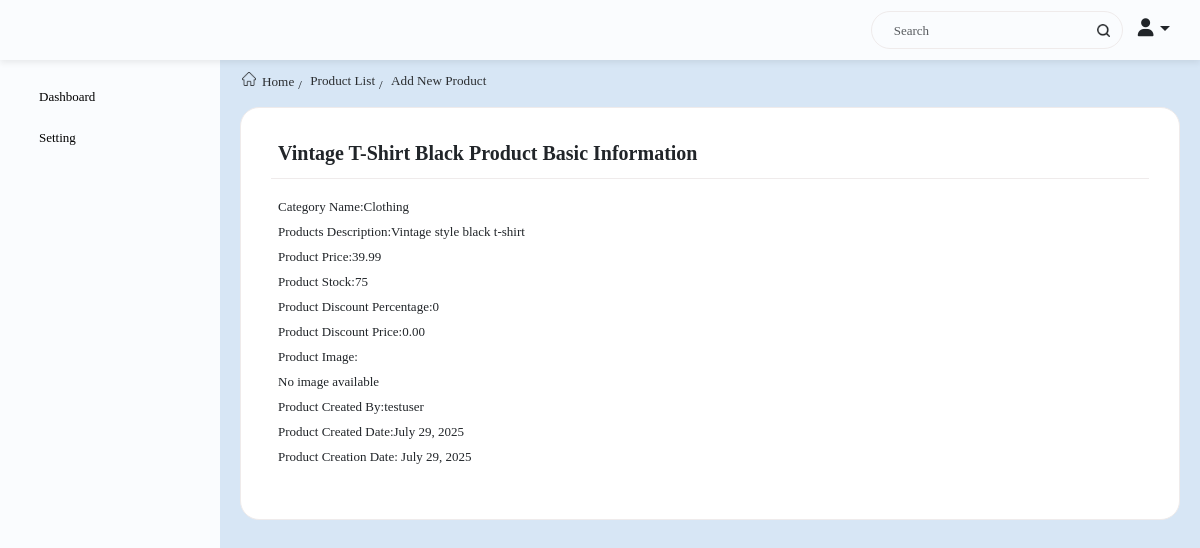
/backend/product/4/ (signed in), run on the app's committed database.
### ecom_app/models.py (models this page shows, shortened)
class Product(models.Model):
    product_name = models.CharField(max_length=100, unique=True)
    product_slug = models.SlugField(max_length=100, unique=True, blank=True)
    product_image = models.ImageField(
        upload_to="ecommerce/product_images/", blank=True, null=True
    )
    product_image_url = models.URLField(max_length=500, blank=True, null=True,
                                     help_text="Optional. You can provide a URL to an image instead of uploading a file.")
    main_category = models.ForeignKey(
        ProductMainCategory, on_delete=models.CASCADE, related_name="products"
    )
    sub_category = models.ForeignKey(
        ProductSubCategory,
        on_delete=models.CASCADE,
        related_name="products",
        blank=True,
        null=True,
    )
    price = models.DecimalField(max_digits=10, decimal_places=2)
    stock = models.IntegerField(default=0)
    is_featured = models.BooleanField(default=False)
    total_views = models.IntegerField(default=0)
    description = models.TextField(blank=True, null=True)
    discount_percentage = models.PositiveIntegerField( default=0, blank=True, null=True)
    discount_price = models.DecimalField(max_digits=5, decimal_places=2, default=0.00 , blank=True, null=True)
    created_by = models.ForeignKey(
        User, on_delete=models.CASCADE, related_name="product_created_by"
    )
    updated_by = models.ForeignKey(
        User,
        on_delete=models.CASCADE,
        related_name="product_updated_by",
        blank=True,
        null=True,
    )
    created_at = models.DateTimeField(auto_now_add=True)
    updated_at = models.DateTimeField(auto_now_add=False, blank=True, null=True)
    is_active = models.BooleanField(default=True)
    class Meta:
        db_table = "product"
        verbose_name_plural = "Products"
        ordering = ["-is_active"]

class ProductMainCategory(models.Model):
    main_cat_name = models.CharField(max_length=100, unique=True)
    cat_slug = models.SlugField(max_length=100, unique=True, blank=True)
    cat_image = models.ImageField(
        upload_to="ecommerce/category_images/", blank=True, null=True
    )
    cat_image_url = models.URLField(max_length=500, blank=True, null=True,
                                  help_text="Optional. You can provide a URL to an image instead of uploading a file.")
    description = models.TextField(blank=True, null=True)
    cat_ordering = models.IntegerField(default=0)
    created_by = models.ForeignKey(
        User, on_delete=models.CASCADE, related_name="category_created_by"
    )
    updated_by = models.ForeignKey(
        User,
        on_delete=models.CASCADE,
        related_name="category_updated_by",
        blank=True,
        null=True,
    )
    created_at = models.DateTimeField(auto_now_add=True)
    updated_at = models.DateTimeField(auto_now_add=False, blank=True, null=True)
    is_active = models.BooleanField(default=True)
    class Meta:
        db_table = "product_category"
        verbose_name_plural = "Product Categories"
        ordering = ["-is_active", "cat_ordering"]

### ecom_app/views.py (the view)
    @login_required
    def wrapper(request, *args, **kwargs):
        if not request.user.is_staff:
            return redirect('dashboard_login')
        return view_func(request, *args, **kwargs)

### ecom_app/common_func.py (called while the page is built)
def checkUserPermission(request, access_type, menu_url):
    try:
        user_permissions = {
            "can_view": "can_view",
            "can_add": "can_add",
            "can_update": "can_update",
            "can_delete": "can_delete",
        }
        if request.user.is_superuser: return True
        check_user_permission = UserPermission.objects.filter(
            user_id=request.user.id, is_active=True, **{user_permissions[access_type]: True}, menu__menu_url=menu_url,
        )
        if check_user_permission: return True
        else: return False
    except:
        return False

### ecom_app/context_processors.py (called while the page is built)
def menu_items(request):
    menu_list             = UserPermission.objects.filter(user_id=request.user.id, menu__is_main_menu=True, can_view=True, menu__parent_id=0, menu__is_active=True, menu__deleted=False, is_active=True).select_related('menu','user')
    search_menu_list      = UserPermission.objects.filter(user_id=request.user.id, can_view=True, menu__is_active=True, menu__deleted=False, is_active=True).select_related('menu','user')
    return {'main_menu_list':  menu_list, 'search_menu_list': search_menu_list}

def get_cart_item(request):
    cart_items = []
    amount_summary = {
        'sub_total_amount': 0,
        'total_vat': 0,
        'total_discount': 0,
        'grand_total': 0,
    }
    if request.user.is_authenticated:
        try:
            customer = Customer.objects.filter(user=request.user).first()
            if customer:
                cart_items = OrderCart.objects.filter(customer=customer, is_active=True, is_order=False)
        except (OrderCart.DoesNotExist, Customer.DoesNotExist):
            cart_items = []
    amount_summary = cart_amount_summary(request)
    return {'cart_item_count': len(cart_items), 'cart_items': cart_items, 'amount_summary': amount_summary}

### ecom_app/views.py (called while the page is built)
def staff_required(view_func):
    @login_required
    def wrapper(request, *args, **kwargs):
        if not request.user.is_staff:
            return redirect('dashboard_login')
        return view_func(request, *args, **kwargs)
    return wrapper

@staff_required
def product_detail(request, pk):
    if not checkUserPermission(request, "can_view", "backend/product-list/"):
        return render(request, "403.html")
    product = get_object_or_404(Product, pk=pk)
    context = {
        'product': product
    }
    return render(request, "product/product_detail.html", context)

### ecom_app/templates/product/product_detail.html (shortened to what this page needs)
{% extends 'base.html' %}
{% block content %}
<div class="title-box">
    <div class="title-box">
        <div class="breadcrumbs">
            <ul class="breadcrumbs-list">
                <li><a href="/"><span><img src="/static/images/icons/Home.svg" alt="more"></span>Home</a></li>
                <li><a href="{% url 'product_list' %}">Product List</a></li>
                <li><a href="">Add New Product</a></li>
            </ul>
        </div>
    </div>
</div>
<div class="main_content">
    <div class="view_box mt-3" style="margin-bottom:15px;">
        <div class="col-sm-12">
            <div class="view_title">
                <div class="purchase-request">
                    <div class="prInformation">
                        <h3>{{product.product_name}} Product Basic Information</h3>
                    </div>
                </div>
            </div>
            <div class="purchase-request">
                <div class="prInformation">
                <p>Category Name:{{product.main_category.main_cat_name}}</p>
                <p>Products Description:{{product.description}}</p>
                <p>Product Price:{{product.price}}</p>
                <p>Product Stock:{{product.stock}}</p>
                <p>Product Discount Percentage:{{product.discount_percentage}}</p>
                <p>Product Discount Price:{{product.discount_price}}</p>
                <p>Product Image:</p>
                {% if product.product_image %}
                    <img src="{{ product.get_image_url }}" alt="Product Image" style="width:100px; height: 100px; border: 1px solid #ddd; border-radius: 6px;">
                {% else %}
                    <p>No image available</p>
                {% endif %}
                <p>Product Created By:{{product.created_by}}</p>
                <p>Product Created Date:{{product.created_at|date:"F d, Y"|default:"Not set"}}</p>
                <p>Product Creation Date: {{product.created_at|date:"F d, Y"|default:"Not set"}}</p>
                </div>
            </div>
        </div>
    </div>
</div>
{% endblock %}

### static/css/ecommerce.css (style rules this page uses)
body,html { scroll-behavior: smooth; background-color: #D7E6F5; }
html, body, div, span, applet, object, iframe, h1, h2, h3, h4, h5, h6, p, blockquote, pre, a, abbr, acronym, address, big, cite, code, del, dfn, em, img, ins, kbd, q, s, samp, small, strike, strong, sub, sup, tt, var, b, u, i, center, dl, dt, dd, ol, ul, li, fieldset, form, label, legend, table, caption, tbody, tfoot, thead, tr, th, td, article, aside, canvas, details, embed, figure, figcaption, footer, header, hgroup, menu, nav, output, ruby, section, summary, time, mark, audio, video { margin: 0; padding: 0; border: 0; font-size: 100%; font: inherit; vertical-align: baseline; }
body { line-height: 1; }
ol, ul { list-style: none; }
body { font-family: 'MontserratRegular'; font-size: 13px; }
.breadcrumbs { margin-bottom: 15px; margin-top: 10px; }
.breadcrumbs ul { display: flex; justify-content: flex-start; }
.breadcrumbs-list li { position: relative; margin-right: 14px; }
.breadcrumbs-list a { font-family: 'MontserratRegular'; line-height: 2.14em; color: #000000; text-decoration: none; }
.breadcrumbs-list li + li:before { content: '/'; display: block; position: absolute; top: 50%; transform: translateY(-50%); left: -10px; font-size: inherit; color: inherit; margin-top: 2px; }
.breadcrumbs-list li:last-child { margin-right: 0px; }
.breadcrumbs-list img { margin-right: 6px; }
.title-box { position: relative; }
.view_box { background-color: white; border-radius: 19px; padding: 20px 30px; border: 1px solid #efebeb; }
.view_title { border-bottom: 1px solid #efebeb; margin-bottom: 0; }
.view_title .prInformation { margin: 15px 0 15px; }
.view_title .purchase-request h3 { margin-bottom: 0; font-size: 1.25rem; font-weight: bold; font-family: 'MontserratSemiBold'; }
.prInformation h3 { width: 100%; height: 20px; }
.purchase-request { padding-left: 7px; }
.prInformation { margin: 15px 0 30px; }
.prInformation p { line-height: 25px; }
.breadcrumbs ul { display: flex; list-style: none; margin: 0; padding: 0; }
.breadcrumbs ul li a { margin-left: 2px; font-size: 13.2px; font-family: 'MontserratRegular'; color: #000000; opacity: .8; text-decoration: none; line-height: 18px; }
.breadcrumbs ul li a::after { content: "/"; padding: 0 2px; display: none; }
.breadcrumbs ul li:last-child a::after { content: ""; }

### data on the page
Product: product_name "Vintage T-Shirt Black", main_category.main_cat_name "Clothing", description "Vintage style black t-shirt", price "39.99", stock "75", discount_percentage "0", discount_price "0.00", created_by "testuser", created_at "July 29, 2025"
